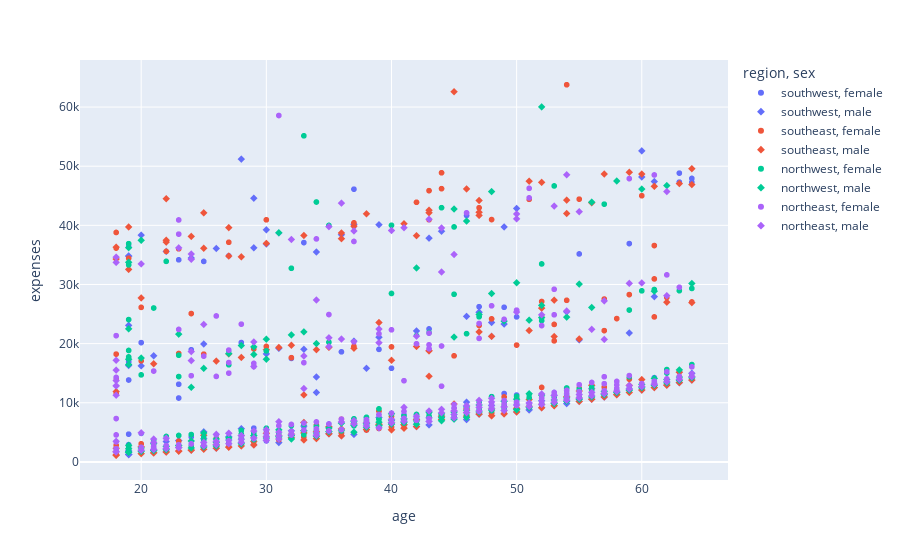

This figure's notebook cell:
### Markdown cell above
**Observations**:
- we can see that region feature is slightly imbalanced with southeast having few more records.
- gender feature is balanced. While smoker feature is highly imbalanced with most records having non-smokers.
- We can see that there are more individual without any offspring while there are 18 individuals with 5 childern.

### Code cell
# check relation between age and expenses
fig = px.scatter(df, x="age", y="expenses", color="region", symbol="sex", hover_data=['bmi', 'smoker', 'children'])
fig.show()

### Figure 1 — Plotly figure (JSON) as saved in the notebook; plotly's stock layout.template omitted (floating-point values rounded to 4 significant figures; data arrays with more than 128 entries replaced by an {"elided": "..."} marker saying what was removed)
{"data": [{"customdata": {"elided": "162x3 mixed values"}, "hovertemplate": "region=southwest<br>sex=female<br>age=%{x}<br>expenses=%{y}<br>bmi=%{customdata[0]}<br>smoker=%{customdata[1]}<br>children=%{customdata[2]}<extra></extra>", "legendgroup": "southwest, female", "marker": {"color": "#636efa", "symbol": "circle"}, "mode": "markers", "name": "southwest, female", "showlegend": true, "type": "scattergl", "x": {"elided": "162 int values"}, "xaxis": "x", "y": {"elided": "162 float values"}, "yaxis": "y"}, {"customdata": {"elided": "163x3 mixed values"}, "hovertemplate": "region=southwest<br>sex=male<br>age=%{x}<br>expenses=%{y}<br>bmi=%{customdata[0]}<br>smoker=%{customdata[1]}<br>children=%{customdata[2]}<extra></extra>", "legendgroup": "southwest, male", "marker": {"color": "#636efa", "symbol": "diamond"}, "mode": "markers", "name": "southwest, male", "showlegend": true, "type": "scattergl", "x": {"elided": "163 int values"}, "xaxis": "x", "y": {"elided": "163 float values"}, "yaxis": "y"}, {"customdata": {"elided": "175x3 mixed values"}, "hovertemplate": "region=southeast<br>sex=female<br>age=%{x}<br>expenses=%{y}<br>bmi=%{customdata[0]}<br>smoker=%{customdata[1]}<br>children=%{customdata[2]}<extra></extra>", "legendgroup": "southeast, female", "marker": {"color": "#EF553B", "symbol": "circle"}, "mode": "markers", "name": "southeast, female", "showlegend": true, "type": "scattergl", "x": {"elided": "175 int values"}, "xaxis": "x", "y": {"elided": "175 float values"}, "yaxis": "y"}, {"customdata": {"elided": "189x3 mixed values"}, "hovertemplate": "region=southeast<br>sex=male<br>age=%{x}<br>expenses=%{y}<br>bmi=%{customdata[0]}<br>smoker=%{customdata[1]}<br>children=%{customdata[2]}<extra></extra>", "legendgroup": "southeast, male", "marker": {"color": "#EF553B", "symbol": "diamond"}, "mode": "markers", "name": "southeast, male", "showlegend": true, "type": "scattergl", "x": {"elided": "189 int values"}, "xaxis": "x", "y": {"elided": "189 float values"}, "yaxis": "y"}, {"customdata": {"elided": "164x3 mixed values"}, "hovertemplate": "region=northwest<br>sex=female<br>age=%{x}<br>expenses=%{y}<br>bmi=%{customdata[0]}<br>smoker=%{customdata[1]}<br>children=%{customdata[2]}<extra></extra>", "legendgroup": "northwest, female", "marker": {"color": "#00cc96", "symbol": "circle"}, "mode": "markers", "name": "northwest, female", "showlegend": true, "type": "scattergl", "x": {"elided": "164 int values"}, "xaxis": "x", "y": {"elided": "164 float values"}, "yaxis": "y"}, {"customdata": {"elided": "160x3 mixed values"}, "hovertemplate": "region=northwest<br>sex=male<br>age=%{x}<br>expenses=%{y}<br>bmi=%{customdata[0]}<br>smoker=%{customdata[1]}<br>children=%{customdata[2]}<extra></extra>", "legendgroup": "northwest, male", "marker": {"color": "#00cc96", "symbol": "diamond"}, "mode": "markers", "name": "northwest, male", "showlegend": true, "type": "scattergl", "x": {"elided": "160 int values"}, "xaxis": "x", "y": {"elided": "160 float values"}, "yaxis": "y"}, {"customdata": {"elided": "161x3 mixed values"}, "hovertemplate": "region=northeast<br>sex=female<br>age=%{x}<br>expenses=%{y}<br>bmi=%{customdata[0]}<br>smoker=%{customdata[1]}<br>children=%{customdata[2]}<extra></extra>", "legendgroup": "northeast, female", "marker": {"color": "#ab63fa", "symbol": "circle"}, "mode": "markers", "name": "northeast, female", "showlegend": true, "type": "scattergl", "x": {"elided": "161 int values"}, "xaxis": "x", "y": {"elided": "161 float values"}, "yaxis": "y"}, {"customdata": {"elided": "163x3 mixed values"}, "hovertemplate": "region=northeast<br>sex=male<br>age=%{x}<br>expenses=%{y}<br>bmi=%{customdata[0]}<br>smoker=%{customdata[1]}<br>children=%{customdata[2]}<extra></extra>", "legendgroup": "northeast, male", "marker": {"color": "#ab63fa", "symbol": "diamond"}, "mode": "markers", "name": "northeast, male", "showlegend": true, "type": "scattergl", "x": {"elided": "163 int values"}, "xaxis": "x", "y": {"elided": "163 float values"}, "yaxis": "y"}], "layout": {"legend": {"title": {"text": "region, sex"}, "tracegroupgap": 0}, "margin": {"t": 60}, "xaxis": {"anchor": "y", "domain": [0, 1], "title": {"text": "age"}}, "yaxis": {"anchor": "x", "domain": [0, 1], "title": {"text": "expenses"}}}}
